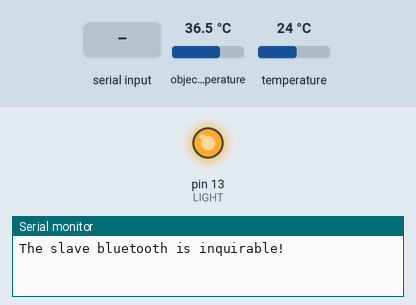
Simulated run of this sketch. Board: Arduino Uno, built with avr-gcc and run on an emulated ATmega328P. Parts: output pins drawn as LEDs (lit = HIGH), the last lines printed to the serial monitor. Inputs (shaded band) come from the test bench; at power-on: object temperature 36.5 °C, temperature 24 °C.

Above: at 5.2 s.
5.3 s: "y" received over the second serial link
At 8.05 s:
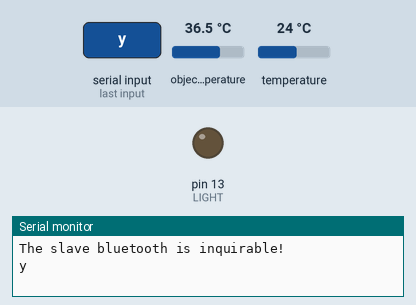
8.3 s: "n" received over the second serial link
At 9.5 s:
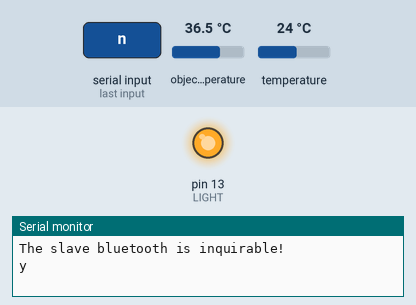
Timing chart, 0 to 12.3 s (numbered marks = the images above; inputs shaded):
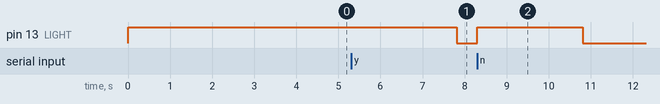

The sketch:

Slave_01.ino
```cpp
/* Upload this sketch into Crowduino and press reset*/

#include <SoftwareSerial.h>   //Software Serial Port
#include <Wire.h>
#include <Adafruit_MLX90614.h>
#define RxD 6
#define TxD 7
#define LIGHT 13

SoftwareSerial blueToothSerial(RxD,TxD);
Adafruit_MLX90614 mlx = Adafruit_MLX90614();

void setup()
{
  Serial.begin(9600);
  pinMode(RxD, INPUT);
  pinMode(TxD, OUTPUT);
  pinMode(LIGHT, OUTPUT);
  digitalWrite(LIGHT, HIGH);
  setupBlueToothConnection();
  mlx.begin();
}

void loop()
{
  char recvChar;
  while(1){
    if(blueToothSerial.available()){//check if there's any data sent from the remote bluetooth shield
      recvChar = blueToothSerial.read();
      if(recvChar == 'y'){
        digitalWrite(LIGHT, HIGH);
        blueToothSerial.println("Teplota objektu");
        int i;
        float sum = 0;
        for(i = 0; i < 5; i++){
          sum += mlx.readObjectTempC();
          delay(500);
        }
        sum = sum/(i+1);
        blueToothSerial.println(sum);
        digitalWrite(LIGHT, LOW);
      }
      if(recvChar == 'n'){
        digitalWrite(LIGHT, HIGH);
        blueToothSerial.println("Teplota okolia");
        int i;
        float sum = 0;
        for(i = 0; i < 5; i++){
          sum += mlx.readAmbientTempC();
          delay(500);
        }
        sum = sum/(i+1);
        blueToothSerial.println(sum);
        digitalWrite(LIGHT, LOW);
      }
      Serial.print(recvChar);
    }
    if(Serial.available()){//check if there's any data sent from the local serial terminal, you can add the other applications here
      recvChar  = Serial.read();
      blueToothSerial.print(recvChar);
    }
  }
}

void setupBlueToothConnection()
{
  blueToothSerial.begin(38400); //Set BluetoothBee BaudRate to default baud rate 38400
  blueToothSerial.print("\r\n+STWMOD=0\r\n"); //set the bluetooth work in slave mode
  blueToothSerial.print("\r\n+STNA=CrowBTSlave\r\n"); //set the bluetooth name as "CrowBTSlave"
  blueToothSerial.print("\r\n+STPIN=0000\r\n");//Set SLAVE pincode"0000"
  blueToothSerial.print("\r\n+STOAUT=1\r\n"); // Permit Paired device to connect me
  blueToothSerial.print("\r\n+STAUTO=0\r\n"); // Auto-connection should be forbidden here
  delay(2000); // This delay is required.
  blueToothSerial.print("\r\n+INQ=1\r\n"); //make the slave bluetooth inquirable
  Serial.println("The slave bluetooth is inquirable!");
  delay(2000); // This delay is required.
  blueToothSerial.flush();
}
```

Measured:
- after the input at 5.3 s, pin 13 (LIGHT): HIGH → LOW after 2.5 s
- after the input at 8.3 s, pin 13 (LIGHT): LOW → HIGH at once, → LOW 2.5 s later
